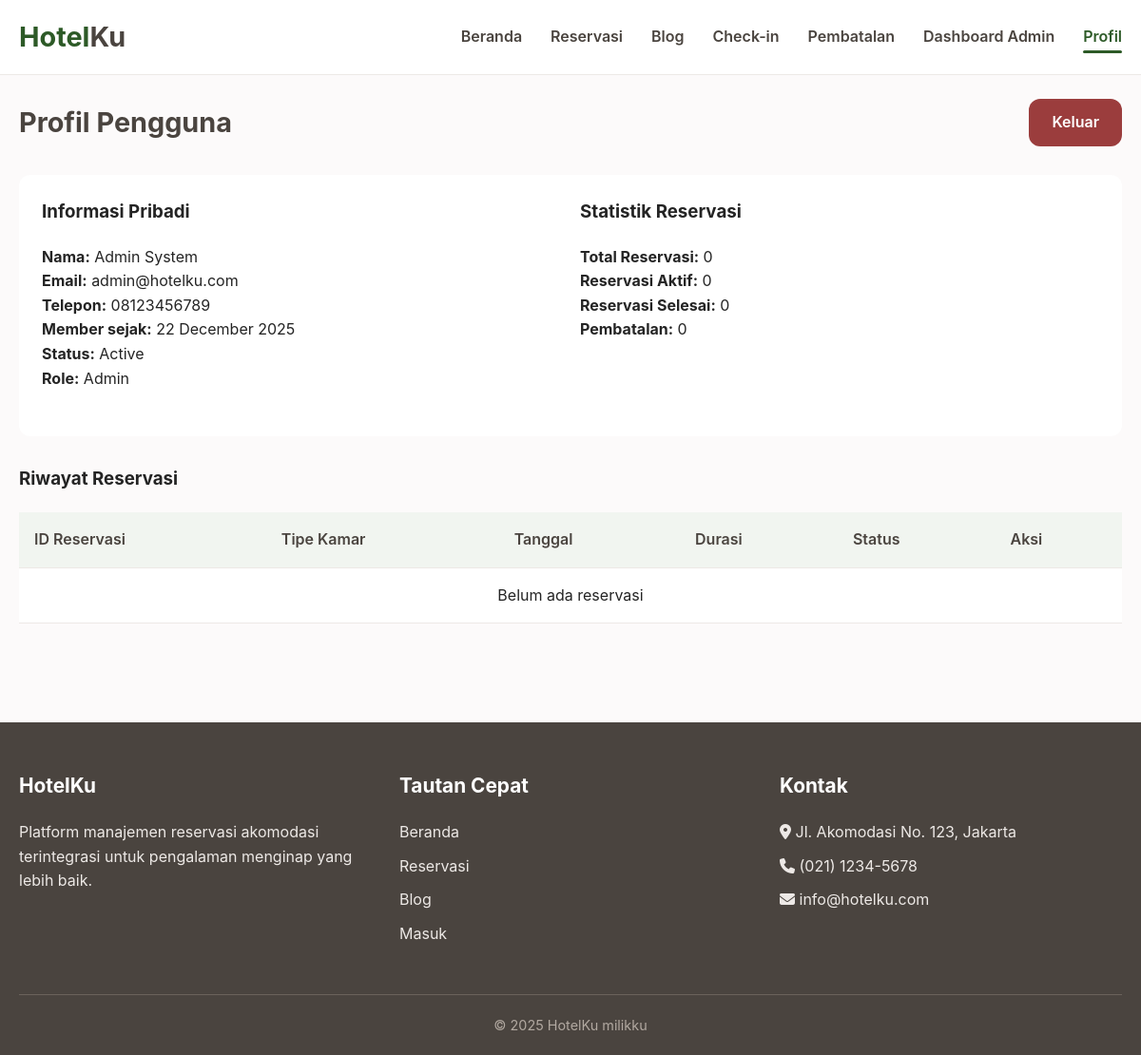
The app's page /views/profil.php (signed in) with its own data.
### tables this page shows
CREATE TABLE `users` (
  `id` int NOT NULL,
  `first_name` varchar(100) NOT NULL,
  `last_name` varchar(100) NOT NULL,
  `email` varchar(150) NOT NULL,
  `password` varchar(255) NOT NULL,
  `phone` varchar(20) NOT NULL,
  `status` enum('active','inactive') DEFAULT 'active',
  `role` enum('user','admin') DEFAULT 'user',
  `join_date` date NOT NULL,
  `created_at` timestamp NULL DEFAULT CURRENT_TIMESTAMP,
  `updated_at` timestamp NULL DEFAULT CURRENT_TIMESTAMP ON UPDATE CURRENT_TIMESTAMP
);

### models/UserModel.php (called while the page is built, shortened)
<?php
class UserModel
{
    private $conn;
    public function __construct($conn)
    {
        $this->conn = $conn;
    }
    public function findById($id)
    {
        $idEsc = (int) $id;
        $sql = "SELECT id, first_name, last_name, email, phone, status, role, join_date
                FROM users
                WHERE id = $idEsc
                LIMIT 1";
        $result = mysqli_query($this->conn, $sql);
        if (mysqli_num_rows($result) === 1) {
            return mysqli_fetch_assoc($result);
        }
        return null;
    }
}

### models/ReservationModel.php (called while the page is built, shortened)
<?php
class ReservationModel
{
    private $conn;
    public function __construct($conn)
    {
        $this->conn = $conn;
    }
    public function getUserReservations($userId)
    {
        $userIdEsc = (int)$userId;
        $sql = "SELECT r.*, rt.type_name, rt.type_code
                FROM reservations r
                LEFT JOIN room_types rt ON r.room_type_id = rt.id
                WHERE r.user_id = $userIdEsc
                ORDER BY r.created_at DESC";
        $result = mysqli_query($this->conn, $sql);
        $reservations = [];
        return $reservations;
    }
}

### views/profil.php (the view, shortened to what this page needs)
<?php
require_once __DIR__ . '/../config/koneksi.php';
require_once __DIR__ . '/../models/UserModel.php';
require_once __DIR__ . '/../models/ReservationModel.php';
$userModel = new UserModel($conn);
$user = $userModel->findById($_SESSION['user_id']);
$reservationModel = new ReservationModel($conn);
$reservations = $reservationModel->getUserReservations($_SESSION['user_id']);
$totalReservations = count($reservations);
$activeReservations = 0;
$completedReservations = 0;
$cancelledReservations = 0;
$joinDate = isset($user['join_date']) ? date('d F Y', strtotime($user['join_date'])) : '-';
?>
<!DOCTYPE html>
<html lang="id">
<head>
    <link rel="stylesheet" href="https://cdnjs.cloudflare.com/ajax/libs/font-awesome/6.4.0/css/all.min.css">
    <link rel="stylesheet" href="../style.css">
</head>
<body>
    <?php include '../includes/navbar.php'; ?>
    <section id="profile" class="page">
        <div class="container">
            <div class="page">
                <div class="dashboard-header">
                    <h2 class="dashboard-title">Profil Pengguna</h2>
                    <div>
                        <a href="../controllers/logout.php" class="btn btn-danger">Keluar</a>
                    </div>
                </div>
                <div class="card">
                    <div class="form-row">
                        <div class="form-group">
                            <h3 style="margin-bottom: 20px;">Informasi Pribadi</h3>
                            <p><strong>Nama:</strong> <?php echo htmlspecialchars(trim(($user['first_name'] ?? '') . ' ' . ($user['last_name'] ?? ''))); ?></p>
                            <p><strong>Email:</strong> <?php echo htmlspecialchars($user['email'] ?? '-'); ?></p>
                            <p><strong>Telepon:</strong> <?php echo htmlspecialchars($user['phone'] ?? '-'); ?></p>
                            <p><strong>Member sejak:</strong> <?php echo htmlspecialchars($joinDate); ?></p>
                            <p><strong>Status:</strong> <?php echo htmlspecialchars(ucfirst($user['status'] ?? '-')); ?></p>
                            <p><strong>Role:</strong> <?php echo htmlspecialchars(ucfirst($user['role'] ?? '-')); ?></p>
                        </div>
                        <div class="form-group">
                            <h3 style="margin-bottom: 20px;">Statistik Reservasi</h3>
                            <p><strong>Total Reservasi:</strong> <?php echo $totalReservations; ?></p>
                            <p><strong>Reservasi Aktif:</strong> <?php echo $activeReservations; ?></p>
                            <p><strong>Reservasi Selesai:</strong> <?php echo $completedReservations; ?></p>
                            <p><strong>Pembatalan:</strong> <?php echo $cancelledReservations; ?></p>
                        </div>
                    </div>
                </div>
                <h3 style="margin: 30px 0 20px;">Riwayat Reservasi</h3>
                <div class="table-container">
                    <table class="data-table">
                        <thead>
                            <tr>
                                <th>ID Reservasi</th>
                                <th>Tipe Kamar</th>
                                <th>Tanggal</th>
                                <th>Durasi</th>
                                <th>Status</th>
                                <th>Aksi</th>
                            </tr>
                        </thead>
                        <tbody id="reservationHistory">
                            <?php if (empty($reservations)): ?>
                                <tr>
                                    <td colspan="6" class="text-center">Belum ada reservasi</td>
                                </tr>
                            <?php endif; ?>
                        </tbody>
                    </table>
                </div>
            </div>
        </div>
    </section>
    <?php include '../includes/footer.php'; ?>
</body>
</html>

### style.css (style rules this page uses)
:root { --primary-color: #2D5A27; --primary-light: #F1F5F0; --primary-dark: #1B3618; --secondary-color: #4A443F; --light-color: #FCFAFA; --dark-color: #242424; --gray-light: #EDE9E6; --gray-medium: #B2A9A1; --gray-dark: #6B635B; --success-color: #538D4E; --warning-color: #C28C32; --error-color: #9B3D3D; --info-color: #4B79A1; --border-radius: 12px; --transition-speed: 0.4s; --font-main: 'Inter', -apple-system, BlinkMacSystemFont, 'Segoe UI', Roboto, sans-serif; }
* { margin: 0; padding: 0; box-sizing: border-box; }
body { font-family: var(--font-main); line-height: 1.6; color: var(--dark-color); background-color: var(--light-color); overflow-x: hidden; margin-top: 6.5rem; }
a { text-decoration: none; color: inherit; }
.container { width: 100%; max-width: 1200px; margin: 0 auto; padding: 0 20px; }
.text-center { text-align: center; }
.btn { display: inline-block; padding: 12px 24px; border-radius: var(--border-radius); font-weight: 600; transition: all var(--transition-speed) ease; text-align: center; }
.btn-danger { background-color: var(--error-color); color: white; }
.card { background-color: white; border-radius: var(--border-radius); padding: 24px; margin-bottom: 20px; }
.page { min-height: calc(100vh - 200px); }
.form-group { margin-bottom: 24px; }
.form-row { display: flex; gap: 20px; flex-wrap: wrap; }
.form-row .form-group { flex: 1; min-width: 200px; }
.dashboard-header { display: flex; justify-content: space-between; align-items: center; margin-bottom: 30px; flex-wrap: wrap; gap: 20px; }
.dashboard-title { font-size: 1.8rem; color: var(--secondary-color); }
.table-container { overflow-x: auto; margin-bottom: 40px; }
.data-table { width: 100%; border-collapse: collapse; background-color: white; }
.data-table th { background-color: var(--primary-light); color: var(--secondary-color); font-weight: 600; text-align: left; padding: 16px; border-bottom: 1px solid var(--gray-light); }
.data-table td { padding: 16px; border-bottom: 1px solid var(--gray-light); }

### records on screen
users: first_name+last_name "Admin System", email "admin@hotelku.com", phone "08123456789", join_date "22 December 2025", status "Active", role "Admin"

### other values on screen
$totalReservations "0"
$activeReservations "0"
$completedReservations "0"
$cancelledReservations "0"
